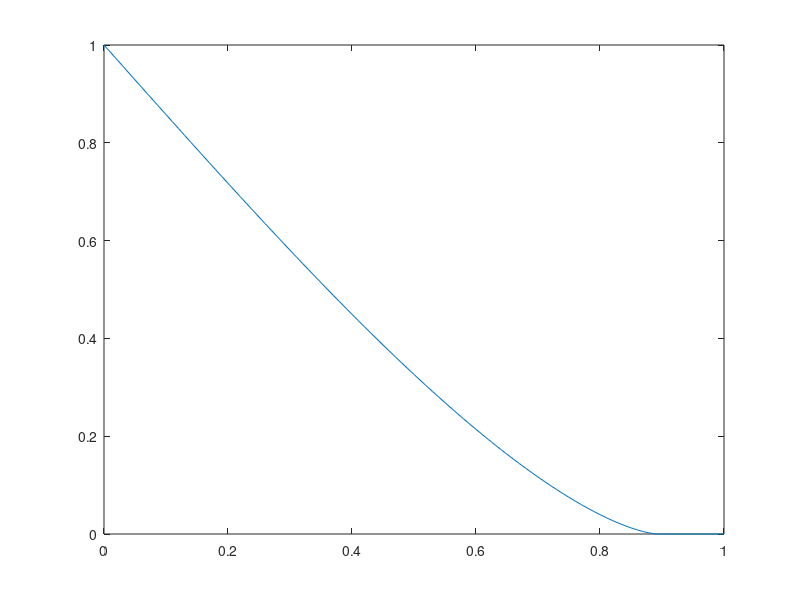

Write MATLAB code to recreate this figure.
function alpha =  calcEffectiveReflectingArea()
    v= 0:0.01:1;
    h=1.5;
    r=.05;
    n=1;
    L = .0357;
    Ls = .0063;
    alpha=zeros(length(v),1);
    for i=1:length(v) %horizontal displacements to test
        theta = atan(v(i)/h);
        phi = asin(sin(theta)/n);
        D = 2*L*tan(phi);
        Ds = 2*Ls*tan(phi);
        alpha(i) = (2*r^2) * ( acos((D+Ds)/r) - ((D+Ds)/r)*sin(acos((D+Ds)/r))) / (pi*r^2);
    end

    plot(v,real(alpha));
end